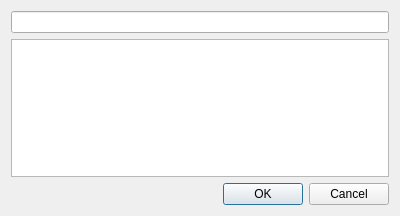
<?xml version="1.0" encoding="UTF-8"?>
<ui version="4.0">
 <class>UserDialog</class>
 <widget class="QDialog" name="UserDialog">
  <property name="geometry">
   <rect>
    <x>0</x>
    <y>0</y>
    <width>400</width>
    <height>216</height>
   </rect>
  </property>
  <property name="windowTitle">
   <string>Dialog</string>
  </property>
  <layout class="QVBoxLayout" name="verticalLayout">
   <item>
    <widget class="QLineEdit" name="lineEdit"/>
   </item>
   <item>
    <widget class="QListWidget" name="userList"/>
   </item>
   <item>
    <widget class="QDialogButtonBox" name="buttonBox">
     <property name="layoutDirection">
      <enum>Qt::LeftToRight</enum>
     </property>
     <property name="orientation">
      <enum>Qt::Horizontal</enum>
     </property>
     <property name="standardButtons">
      <set>QDialogButtonBox::Cancel|QDialogButtonBox::Ok</set>
     </property>
    </widget>
   </item>
  </layout>
 </widget>
 <resources/>
 <connections/>
</ui>
